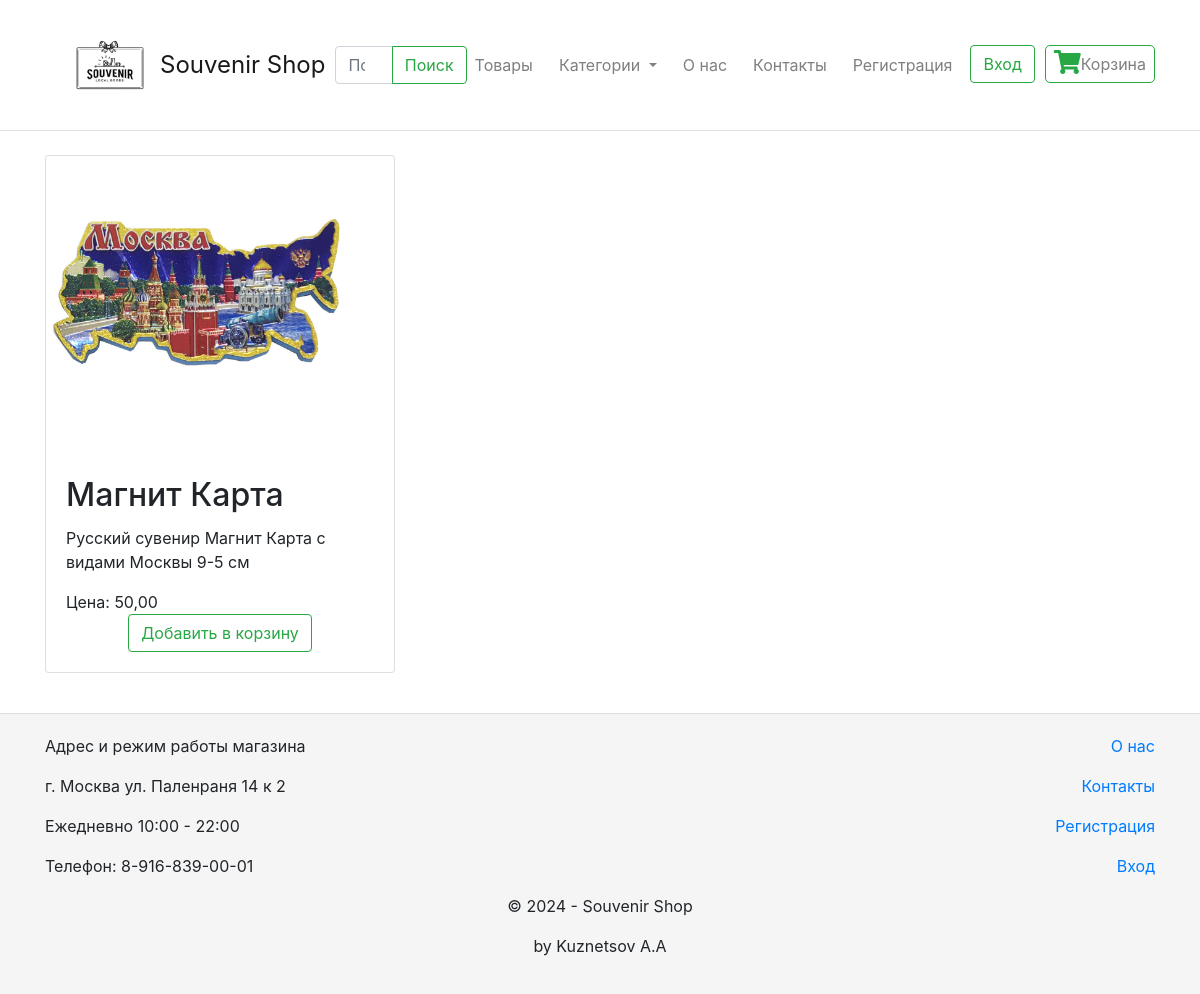
Page /shop/category/Magnit/ on the committed database.
### shop/models.py (models this page shows, shortened)
class Product(models.Model):
    title = models.CharField(max_length=255, verbose_name='Название товара')
    slug = models.SlugField(max_length=150, verbose_name='slug', unique=True)
    description = models.TextField(verbose_name='Описание товара')
    category = TreeForeignKey('ProductCategory', on_delete=models.PROTECT, default=1,
                              related_name='products', verbose_name='Категория товара')
    sku = models.CharField(max_length=255, verbose_name='Артикул')
    barcode = models.CharField(verbose_name='Штрихкод', max_length=255, blank=True)
    manufacturer = models.CharField(verbose_name='Компания-производитель', max_length=255, blank=True)
    manufacturer_countries = models.CharField(max_length=255, verbose_name='Страна-производитель', blank=True)
    vendor = models.CharField(max_length=255, verbose_name='Производитель', blank=True)
    vendor_code = models.CharField(max_length=255, verbose_name='Артикул производителя', blank=True)
    length = models.DecimalField(max_digits=10, decimal_places=2, verbose_name='Длина (см.)', null=True, blank=True)
    width = models.DecimalField(max_digits=10, decimal_places=2, verbose_name='Ширина (см.)', null=True, blank=True)
    height = models.DecimalField(max_digits=10, decimal_places=2, verbose_name='Высота (см.)', null=True, blank=True)
    weight = models.DecimalField(max_digits=10, decimal_places=2, verbose_name='Вес (г.)', null=True, blank=True)
    price = models.DecimalField(max_digits=20, decimal_places=2, verbose_name='Цена', default=1,
                                validators=[MinValueValidator(0)])
    sale_price = models.DecimalField(max_digits=20, decimal_places=2, verbose_name='Цена со скидкой',
                                     null=True, blank=True, validators=[MinValueValidator(0)])
    quantity = models.IntegerField(verbose_name='Количество товара', default=0, null=True)
    supplier = models.ForeignKey('Supplier', verbose_name='Поставщик', on_delete=models.CASCADE, null=True, blank=True)
    supplier_sku = models.IntegerField(verbose_name='Артикул у поставщика', default=0, null=True)
    supplier_url = models.URLField(verbose_name='URL', blank=True)
    supplier_price = models.IntegerField(verbose_name='Цена у поставщика', default=0, null=True,
                                         validators=[MinValueValidator(0)])
    supplier_quantity = models.IntegerField(verbose_name='Количество товара у поставщика', default=0, null=True)
    publish = models.BooleanField(verbose_name='Опубликовано', default=True)
    author = models.ForeignKey(User, verbose_name='Автор', on_delete=models.CASCADE, default=1)
    created = models.DateTimeField(verbose_name='Дата создания', auto_now_add=True)
    updated = models.DateTimeField(verbose_name='Дата обновления', auto_now=True)
    image = models.ImageField(upload_to='products/', verbose_name='Изображение', null=True, blank=True)
    class Meta:
        ordering = ['pk']
        verbose_name = 'Товар'
        verbose_name_plural = 'Товары'

### shop/views.py (the view)
# urls.py: path('category/<slug:slug>/', category_detail, name='product-by-category'),
def category_detail(request, slug):
    category = get_object_or_404(ProductCategory, slug=slug)
    products = Product.objects.filter(category=category, publish=True)
    categories = ProductCategory.objects.all()
    return render(request, 'category_detail.html', {'category': category, 'products': products, 'categories': categories})

### shop/context_processors.py (called while the page is built)
def categories(request):
    return {'categories': ProductCategory.objects.all()}

### shop/models.py (called while the page is built)
    def get_absolute_url(self):
        return reverse('shop:product-by-category', args=[str(self.slug)])

### templates/category_detail.html (shortened to what this page needs)
{% extends "base.html" %}
{% block content %}
    <div class="row">
        {% for product in products %}
            <div class="col-md-4 mb-4">
                <div class="card h-100">
                    {% if product.image %}
                        <img src="{{ product.image.url }}" alt="{{ product.title }}" class="card-img-top">
                    {% endif %}
                    <div class="card-body d-flex flex-column justify-content-between">
                        <div>
                            <h2 class="card-title">{{ product.title }}</h2>
                            <p class="card-text">{{ product.description }}</p>
                            <p class="card-text">Цена: {{ product.price }}</p>
                        </div>
                        <div class="text-center">
                            <form action="{% url 'shop:add_to_cart' product.id %}" method="post">
                                <button type="submit" class="btn btn-outline-success">Добавить в корзину</button>
                            </form>
                        </div>
                    </div>
                </div>
            </div>
        {% endfor %}
    </div>
{% endblock %}

### templates/base.html (style rules this page uses)
.card-img-top { width: 300px; height: 300px; object-fit: cover; }
html, body { height: 100%; margin: 0; padding: 0; }
.btn-outline-success { height: 38px; }

### rows in the picture
Product: image (picture), title "Магнит Карта", description "Русский сувенир Магнит Карта с видами Москвы 9-5 см", price "50,00"
